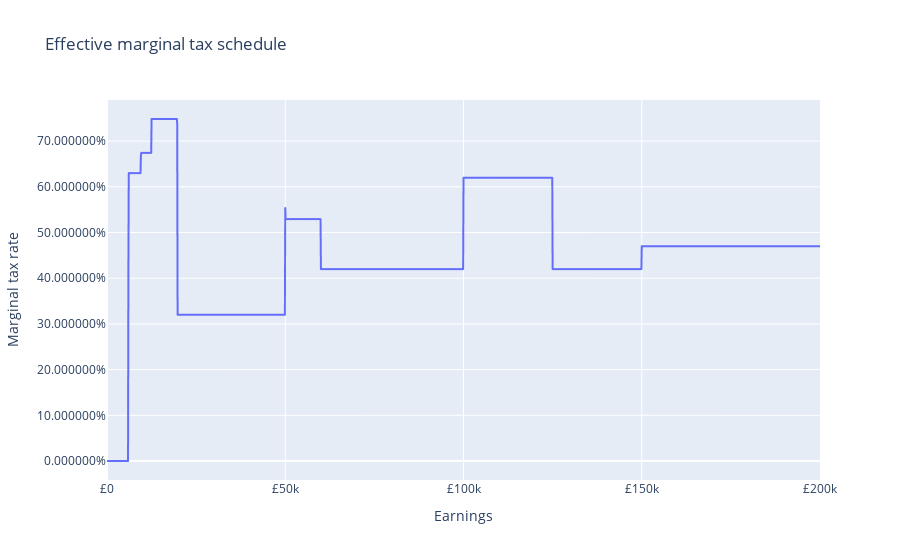

This figure's notebook cell:
### Markdown cell above
# Individuals

Individual-focused simulations calculate variables for hypothetical, manually specified people, benefit units and households. This can be useful for different applications:
- Calculating taxes and benefits for a specific group
- Evaluating how the computed variables change when one property is varied

## Example: calculating the effective marginal tax rate schedule

In this example, we specify the input data being a lone parent with one child. By setting the ```employment_income``` field to vary (by default, between £0 and £200k) we can plot the line graph of earnings against the effective marginal tax rate. 

Note that ```claims_child_benefit``` is required here to inform takeup determination. Other benefits, such as Universal Credit, change how the graph looks.

### Code cell
from openfisca_uk import IndividualSim
import plotly.express as px

# define the simulation and populate it

sim = IndividualSim()
sim.add_person(
    name="parent", age=24, is_benunit_head=True, is_household_head=True
)
sim.add_person(name="child", age=2)
sim.add_benunit(
    adults=["parent"],
    children=["child"],
    claims_child_benefit=True,
    claims_UC=True,
    claims_legacy_benefits=False,
)
sim.add_household(adults=["parent"], children=["child"])

# replicate the simulation along the earnings dimension

sim.vary("employment_income", min=0, max=200000, step=100)

# retrive the arrays of earnings and marginal tax rates

earnings = sim.calc("employment_income", target="parent")
mtr = 1 - sim.deriv("household_net_income", wrt_target="parent")

# plot the results

fig = px.line(x=earnings, y=mtr, title="Effective marginal tax schedule")
fig.update_layout(
    yaxis_tickformat="%",
    xaxis_tickprefix="£",
    xaxis_title="Earnings",
    yaxis_title="Marginal tax rate",
)
fig.show()

### Figure 1 — Plotly figure (JSON) as saved in the notebook; plotly's stock layout.template omitted (floating-point values rounded to 4 significant figures; data arrays with more than 128 entries replaced by an {"elided": "..."} marker saying what was removed)
{"data": [{"hovertemplate": "x=%{x}<br>y=%{y}<extra></extra>", "legendgroup": "", "line": {"color": "#636efa", "dash": "solid"}, "marker": {"symbol": "circle"}, "mode": "lines", "name": "", "showlegend": false, "type": "scattergl", "x": {"elided": "2001 int values"}, "xaxis": "x", "y": {"elided": "2001 float values"}, "yaxis": "y"}], "layout": {"autosize": true, "legend": {"tracegroupgap": 0}, "title": {"text": "Effective marginal tax schedule"}, "xaxis": {"anchor": "y", "autorange": true, "domain": [0, 1], "range": [0, 200000], "tickprefix": "£", "title": {"text": "Earnings"}, "type": "linear"}, "yaxis": {"anchor": "x", "autorange": true, "domain": [0, 1], "range": [-0.04158, 0.79], "tickformat": "%", "title": {"text": "Marginal tax rate"}, "type": "linear"}}}
